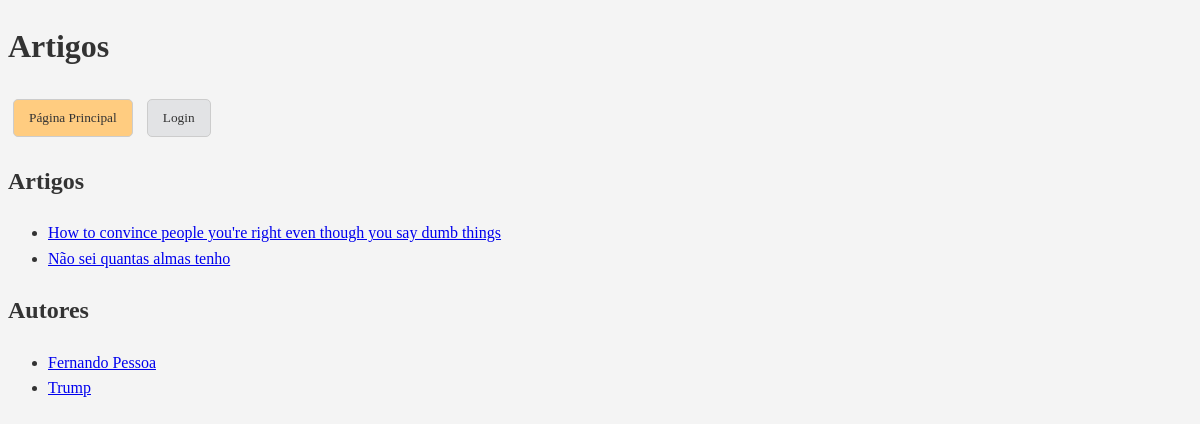
The app's page /blogs/ with its own data.
### blogs/models.py (models this page shows, shortened)
class Artigo(models.Model):
    autor = models.ForeignKey(Autor, on_delete=models.CASCADE)
    titulo = models.CharField(max_length=200)
    conteudo = models.TextField()

class Autor(models.Model):
    nome = models.CharField(max_length=100)
    bio = models.TextField()

### blogs/views.py (the view)
# urls.py: path('', views.index_view, name="bandas"),
def index_view(request):
    context = {
        'artigos': Artigo.objects.all().order_by('titulo'),
        'autores': Autor.objects.all().order_by('nome'),
    }
    return render(request, "artigos/index.html", context)

### blogs/templates/artigos/index.html (shortened to what this page needs)
{% extends 'artigos/layout.html' %}
{% block content %}
    <h2>Artigos</h2>
    <ul>
        {% for artigo in artigos %}
            <li>
                <a href="{% url 'blogs:artigo' artigo.titulo %}" class="link-list">{{ artigo.titulo }}</a>
            </li>
        {% endfor %}
    </ul>
    <h2>Autores</h2>
    <ul>
        {% for autor in autores %}
            <li>
                <a href="{% url 'blogs:autor' autor.nome %}" class="link-list">{{ autor.nome }}</a>
            </li>
        {% endfor %}
    </ul>
{% endblock %}

### static/blogs/estilo.css (style rules this page uses)
body { background: #f4f4f4; color: #333; font-family: Georgia, serif; line-height: 1.6; }

### records on screen
Artigo: titulo "How to convince people you're right even though you say dumb things"
Artigo: titulo "Não sei quantas almas tenho"
Autor: nome "Fernando Pessoa"
Autor: nome "Trump"
